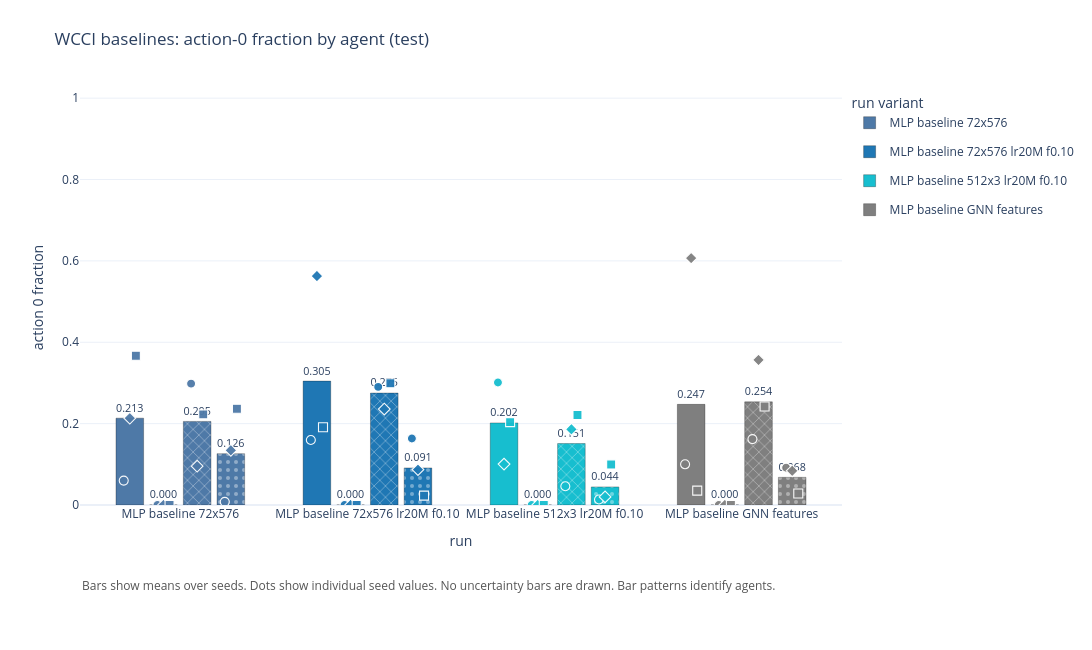

Notebook source saved alongside this figure:
### Code cell
fig_action0_baselines, action0_baselines_rows, action0_baselines_summary = plot_action0_by_agent(
    source_rows(action0_latest, "WCCI baselines"), SELECTED_ACTION0_BASELINE_RUNS,
    title=f"WCCI baselines: action-0 fraction by agent ({ACTION_METRIC_SOURCE})",
    save_name=f"wcci_baselines_action0_{ACTION_METRIC_SOURCE}",
)
# fig_action0_baselines

### Figure 1 — Plotly figure (JSON) as saved in the notebook; plotly's stock layout.template omitted (floating-point values rounded to 4 significant figures)
{"data": [{"cliponaxis": false, "customdata": [["agent_0", "wcci_mlp_baseline_72x576", 3, "[0, 1, 2]", "[59968512]", 0.1535, 0.06, 0.3669], ["agent_1", "wcci_mlp_baseline_72x576", 3, "[0, 1, 2]", "[59968512]", 0, 0, 0], ["agent_2", "wcci_mlp_baseline_72x576", 3, "[0, 1, 2]", "[59968512]", 0.1025, 0.09532, 0.2982], ["agent_3", "wcci_mlp_baseline_72x576", 3, "[0, 1, 2]", "[59968512]", 0.1146, 0.00769, 0.2364]], "hovertemplate": "run type=MLP baseline 72x576<br>agent=%{customdata[0]}<br>mean action-0 fraction=%{y:.4f}<br>std action-0=%{customdata[5]:.4f}<br>min action-0=%{customdata[6]:.4f}<br>max action-0=%{customdata[7]:.4f}<br>n_seeds=%{customdata[2]}<br>seeds=%{customdata[3]}<br>selected_metric_steps=%{customdata[4]}<extra></extra>", "legendgroup": "MLP baseline 72x576", "marker": {"color": "#4e79a7", "line": {"color": "rgba(0,0,0,0.35)", "width": 0.8}, "pattern": {"fgcolor": "rgba(255,255,255,0.75)", "shape": ["", "/", "x", "."], "size": 8}}, "name": "MLP baseline 72x576", "text": ["0.213", "0.000", "0.205", "0.126"], "textposition": "outside", "type": "bar", "width": 0.1476, "x": [-0.27, -0.09, 0.09, 0.27], "y": [0.2134, 0, 0.2054, 0.1262]}, {"cliponaxis": false, "customdata": [["agent_0", "wcci_mlp_baseline_72x576_lr20m_f010", 3, "[0, 1, 2]", "[59968512]", 0.2241, 0.1598, 0.5627], ["agent_1", "wcci_mlp_baseline_72x576_lr20m_f010", 3, "[0, 1, 2]", "[59968512]", 0, 0, 0], ["agent_2", "wcci_mlp_baseline_72x576_lr20m_f010", 3, "[0, 1, 2]", "[59968512]", 0.0343, 0.2359, 0.2993], ["agent_3", "wcci_mlp_baseline_72x576_lr20m_f010", 3, "[0, 1, 2]", "[59968512]", 0.07026, 0.02305, 0.1634]], "hovertemplate": "run type=MLP baseline 72x576 lr20M f0.10<br>agent=%{customdata[0]}<br>mean action-0 fraction=%{y:.4f}<br>std action-0=%{customdata[5]:.4f}<br>min action-0=%{customdata[6]:.4f}<br>max action-0=%{customdata[7]:.4f}<br>n_seeds=%{customdata[2]}<br>seeds=%{customdata[3]}<br>selected_metric_steps=%{customdata[4]}<extra></extra>", "legendgroup": "MLP baseline 72x576 lr20M f0.10", "marker": {"color": "#1f77b4", "line": {"color": "rgba(0,0,0,0.35)", "width": 0.8}, "pattern": {"fgcolor": "rgba(255,255,255,0.75)", "shape": ["", "/", "x", "."], "size": 8}}, "name": "MLP baseline 72x576 lr20M f0.10", "text": ["0.305", "0.000", "0.275", "0.091"], "textposition": "outside", "type": "bar", "width": 0.1476, "x": [0.73, 0.91, 1.09, 1.27], "y": [0.3045, 0, 0.2752, 0.09115]}, {"cliponaxis": false, "customdata": [["agent_0", "wcci_mlp_baseline_512x512x512_72x576_lr20m_f010", 3, "[0, 1, 2]", "[59968512]", 0.1003, 0.1005, 0.301], ["agent_1", "wcci_mlp_baseline_512x512x512_72x576_lr20m_f010", 3, "[0, 1, 2]", "[59968512]", 0, 0, 0], ["agent_2", "wcci_mlp_baseline_512x512x512_72x576_lr20m_f010", 3, "[0, 1, 2]", "[59968512]", 0.09268, 0.04597, 0.2211], ["agent_3", "wcci_mlp_baseline_512x512x512_72x576_lr20m_f010", 3, "[0, 1, 2]", "[59968512]", 0.04804, 0.01345, 0.09971]], "hovertemplate": "run type=MLP baseline 512x3 lr20M f0.10<br>agent=%{customdata[0]}<br>mean action-0 fraction=%{y:.4f}<br>std action-0=%{customdata[5]:.4f}<br>min action-0=%{customdata[6]:.4f}<br>max action-0=%{customdata[7]:.4f}<br>n_seeds=%{customdata[2]}<br>seeds=%{customdata[3]}<br>selected_metric_steps=%{customdata[4]}<extra></extra>", "legendgroup": "MLP baseline 512x3 lr20M f0.10", "marker": {"color": "#17becf", "line": {"color": "rgba(0,0,0,0.35)", "width": 0.8}, "pattern": {"fgcolor": "rgba(255,255,255,0.75)", "shape": ["", "/", "x", "."], "size": 8}}, "name": "MLP baseline 512x3 lr20M f0.10", "text": ["0.202", "0.000", "0.151", "0.044"], "textposition": "outside", "type": "bar", "width": 0.1476, "x": [1.73, 1.91, 2.09, 2.27], "y": [0.2018, 0, 0.1511, 0.04436]}, {"cliponaxis": false, "customdata": [["agent_0", "wcci_baseline_gnn_features_72x576", 3, "[0, 1, 2]", "[59968512]", 0.3129, 0.0353, 0.6067], ["agent_1", "wcci_baseline_gnn_features_72x576", 3, "[0, 1, 2]", "[59968512]", 0, 0, 0], ["agent_2", "wcci_baseline_gnn_features_72x576", 3, "[0, 1, 2]", "[59968512]", 0.09777, 0.162, 0.3565], ["agent_3", "wcci_baseline_gnn_features_72x576", 3, "[0, 1, 2]", "[59968512]", 0.0347, 0.02815, 0.09172]], "hovertemplate": "run type=MLP baseline GNN features<br>agent=%{customdata[0]}<br>mean action-0 fraction=%{y:.4f}<br>std action-0=%{customdata[5]:.4f}<br>min action-0=%{customdata[6]:.4f}<br>max action-0=%{customdata[7]:.4f}<br>n_seeds=%{customdata[2]}<br>seeds=%{customdata[3]}<br>selected_metric_steps=%{customdata[4]}<extra></extra>", "legendgroup": "MLP baseline GNN features", "marker": {"color": "#7f7f7f", "line": {"color": "rgba(0,0,0,0.35)", "width": 0.8}, "pattern": {"fgcolor": "rgba(255,255,255,0.75)", "shape": ["", "/", "x", "."], "size": 8}}, "name": "MLP baseline GNN features", "text": ["0.247", "0.000", "0.254", "0.068"], "textposition": "outside", "type": "bar", "width": 0.1476, "x": [2.73, 2.91, 3.09, 3.27], "y": [0.2473, 0, 0.2535, 0.06798]}, {"customdata": [["wcci_baseline_gnn_features_72x576_s0", 0, 59968512, "test/explain/frac_action_0_agent_0", "wcci_baseline_2"], ["wcci_baseline_gnn_features_72x576_s1", 1, 59968512, "test/explain/frac_action_0_agent_0", "wcci_baseline_2"], ["wcci_baseline_gnn_features_72x576_s2", 2, 59968512, "test/explain/frac_action_0_agent_0", "wcci_baseline_2"]], "hovertemplate": "run=%{customdata[0]}<br>seed=%{customdata[1]}<br>agent=agent_0<br>run type=MLP baseline GNN features<br>action-0 fraction=%{y:.4f}<br>selected_metric_step=%{customdata[2]}<br>metric=%{customdata[3]}<br>download_group=%{customdata[4]}<extra></extra>", "legendgroup": "MLP baseline GNN features", "marker": {"color": "#7f7f7f", "line": {"color": "white", "width": 1.1}, "opacity": 0.95, "size": 9, "symbol": ["circle", "diamond", "square"]}, "mode": "markers", "name": "MLP baseline GNN features agent_0 seeds", "showlegend": false, "type": "scatter", "x": [2.698, 2.73, 2.762], "y": [0.09998, 0.6067, 0.0353]}, {"customdata": [["wcci_baseline_gnn_features_72x576_s0", 0, 59968512, "test/explain/frac_action_0_agent_1", "wcci_baseline_2"], ["wcci_baseline_gnn_features_72x576_s1", 1, 59968512, "test/explain/frac_action_0_agent_1", "wcci_baseline_2"], ["wcci_baseline_gnn_features_72x576_s2", 2, 59968512, "test/explain/frac_action_0_agent_1", "wcci_baseline_2"]], "hovertemplate": "run=%{customdata[0]}<br>seed=%{customdata[1]}<br>agent=agent_1<br>run type=MLP baseline GNN features<br>action-0 fraction=%{y:.4f}<br>selected_metric_step=%{customdata[2]}<br>metric=%{customdata[3]}<br>download_group=%{customdata[4]}<extra></extra>", "legendgroup": "MLP baseline GNN features", "marker": {"color": "#7f7f7f", "line": {"color": "white", "width": 1.1}, "opacity": 0.95, "size": 9, "symbol": ["circle", "diamond", "square"]}, "mode": "markers", "name": "MLP baseline GNN features agent_1 seeds", "showlegend": false, "type": "scatter", "x": [2.878, 2.91, 2.942], "y": [0.0, 0.0, 0.0]}, {"customdata": [["wcci_baseline_gnn_features_72x576_s0", 0, 59968512, "test/explain/frac_action_0_agent_2", "wcci_baseline_2"], ["wcci_baseline_gnn_features_72x576_s1", 1, 59968512, "test/explain/frac_action_0_agent_2", "wcci_baseline_2"], ["wcci_baseline_gnn_features_72x576_s2", 2, 59968512, "test/explain/frac_action_0_agent_2", "wcci_baseline_2"]], "hovertemplate": "run=%{customdata[0]}<br>seed=%{customdata[1]}<br>agent=agent_2<br>run type=MLP baseline GNN features<br>action-0 fraction=%{y:.4f}<br>selected_metric_step=%{customdata[2]}<br>metric=%{customdata[3]}<br>download_group=%{customdata[4]}<extra></extra>", "legendgroup": "MLP baseline GNN features", "marker": {"color": "#7f7f7f", "line": {"color": "white", "width": 1.1}, "opacity": 0.95, "size": 9, "symbol": ["circle", "diamond", "square"]}, "mode": "markers", "name": "MLP baseline GNN features agent_2 seeds", "showlegend": false, "type": "scatter", "x": [3.058, 3.09, 3.122], "y": [0.162, 0.3565, 0.242]}, {"customdata": [["wcci_baseline_gnn_features_72x576_s0", 0, 59968512, "test/explain/frac_action_0_agent_3", "wcci_baseline_2"], ["wcci_baseline_gnn_features_72x576_s1", 1, 59968512, "test/explain/frac_action_0_agent_3", "wcci_baseline_2"], ["wcci_baseline_gnn_features_72x576_s2", 2, 59968512, "test/explain/frac_action_0_agent_3", "wcci_baseline_2"]], "hovertemplate": "run=%{customdata[0]}<br>seed=%{customdata[1]}<br>agent=agent_3<br>run type=MLP baseline GNN features<br>action-0 fraction=%{y:.4f}<br>selected_metric_step=%{customdata[2]}<br>metric=%{customdata[3]}<br>download_group=%{customdata[4]}<extra></extra>", "legendgroup": "MLP baseline GNN features", "marker": {"color": "#7f7f7f", "line": {"color": "white", "width": 1.1}, "opacity": 0.95, "size": 9, "symbol": ["circle", "diamond", "square"]}, "mode": "markers", "name": "MLP baseline GNN features agent_3 seeds", "showlegend": false, "type": "scatter", "x": [3.238, 3.27, 3.302], "y": [0.09172, 0.08408, 0.02815]}, {"customdata": [["wcci_mlp_baseline_512x512x512_72x576_lr20m_f010_s0", 0, 59968512, "test/explain/frac_action_0_agent_0", "wcci_baseline_2"], ["wcci_mlp_baseline_512x512x512_72x576_lr20m_f010_s1", 1, 59968512, "test/explain/frac_action_0_agent_0", "wcci_baseline_2"], ["wcci_mlp_baseline_512x512x512_72x576_lr20m_f010_s2", 2, 59968512, "test/explain/frac_action_0_agent_0", "wcci_baseline_2"]], "hovertemplate": "run=%{customdata[0]}<br>seed=%{customdata[1]}<br>agent=agent_0<br>run type=MLP baseline 512x3 lr20M f0.10<br>action-0 fraction=%{y:.4f}<br>selected_metric_step=%{customdata[2]}<br>metric=%{customdata[3]}<br>download_group=%{customdata[4]}<extra></extra>", "legendgroup": "MLP baseline 512x3 lr20M f0.10", "marker": {"color": "#17becf", "line": {"color": "white", "width": 1.1}, "opacity": 0.95, "size": 9, "symbol": ["circle", "diamond", "square"]}, "mode": "markers", "name": "MLP baseline 512x3 lr20M f0.10 agent_0 seeds", "showlegend": false, "type": "scatter", "x": [1.698, 1.73, 1.762], "y": [0.301, 0.1005, 0.2038]}, {"customdata": [["wcci_mlp_baseline_512x512x512_72x576_lr20m_f010_s0", 0, 59968512, "test/explain/frac_action_0_agent_1", "wcci_baseline_2"], ["wcci_mlp_baseline_512x512x512_72x576_lr20m_f010_s1", 1, 59968512, "test/explain/frac_action_0_agent_1", "wcci_baseline_2"], ["wcci_mlp_baseline_512x512x512_72x576_lr20m_f010_s2", 2, 59968512, "test/explain/frac_action_0_agent_1", "wcci_baseline_2"]], "hovertemplate": "run=%{customdata[0]}<br>seed=%{customdata[1]}<br>agent=agent_1<br>run type=MLP baseline 512x3 lr20M f0.10<br>action-0 fraction=%{y:.4f}<br>selected_metric_step=%{customdata[2]}<br>metric=%{customdata[3]}<br>download_group=%{customdata[4]}<extra></extra>", "legendgroup": "MLP baseline 512x3 lr20M f0.10", "marker": {"color": "#17becf", "line": {"color": "white", "width": 1.1}, "opacity": 0.95, "size": 9, "symbol": ["circle", "diamond", "square"]}, "mode": "markers", "name": "MLP baseline 512x3 lr20M f0.10 agent_1 seeds", "showlegend": false, "type": "scatter", "x": [1.878, 1.91, 1.942], "y": [0.0, 0.0, 0.0]}, {"customdata": [["wcci_mlp_baseline_512x512x512_72x576_lr20m_f010_s0", 0, 59968512, "test/explain/frac_action_0_agent_2", "wcci_baseline_2"], ["wcci_mlp_baseline_512x512x512_72x576_lr20m_f010_s1", 1, 59968512, "test/explain/frac_action_0_agent_2", "wcci_baseline_2"], ["wcci_mlp_baseline_512x512x512_72x576_lr20m_f010_s2", 2, 59968512, "test/explain/frac_action_0_agent_2", "wcci_baseline_2"]], "hovertemplate": "run=%{customdata[0]}<br>seed=%{customdata[1]}<br>agent=agent_2<br>run type=MLP baseline 512x3 lr20M f0.10<br>action-0 fraction=%{y:.4f}<br>selected_metric_step=%{customdata[2]}<br>metric=%{customdata[3]}<br>download_group=%{customdata[4]}<extra></extra>", "legendgroup": "MLP baseline 512x3 lr20M f0.10", "marker": {"color": "#17becf", "line": {"color": "white", "width": 1.1}, "opacity": 0.95, "size": 9, "symbol": ["circle", "diamond", "square"]}, "mode": "markers", "name": "MLP baseline 512x3 lr20M f0.10 agent_2 seeds", "showlegend": false, "type": "scatter", "x": [2.058, 2.09, 2.122], "y": [0.04597, 0.1861, 0.2211]}, {"customdata": [["wcci_mlp_baseline_512x512x512_72x576_lr20m_f010_s0", 0, 59968512, "test/explain/frac_action_0_agent_3", "wcci_baseline_2"], ["wcci_mlp_baseline_512x512x512_72x576_lr20m_f010_s1", 1, 59968512, "test/explain/frac_action_0_agent_3", "wcci_baseline_2"], ["wcci_mlp_baseline_512x512x512_72x576_lr20m_f010_s2", 2, 59968512, "test/explain/frac_action_0_agent_3", "wcci_baseline_2"]], "hovertemplate": "run=%{customdata[0]}<br>seed=%{customdata[1]}<br>agent=agent_3<br>run type=MLP baseline 512x3 lr20M f0.10<br>action-0 fraction=%{y:.4f}<br>selected_metric_step=%{customdata[2]}<br>metric=%{customdata[3]}<br>download_group=%{customdata[4]}<extra></extra>", "legendgroup": "MLP baseline 512x3 lr20M f0.10", "marker": {"color": "#17becf", "line": {"color": "white", "width": 1.1}, "opacity": 0.95, "size": 9, "symbol": ["circle", "diamond", "square"]}, "mode": "markers", "name": "MLP baseline 512x3 lr20M f0.10 agent_3 seeds", "showlegend": false, "type": "scatter", "x": [2.238, 2.27, 2.302], "y": [0.01345, 0.01993, 0.09971]}, {"customdata": [["wcci_mlp_baseline_72x576_lr20m_f010_s0", 0, 59968512, "test/explain/frac_action_0_agent_0", "wcci_baseline_2"], ["wcci_mlp_baseline_72x576_lr20m_f010_s1", 1, 59968512, "test/explain/frac_action_0_agent_0", "wcci_baseline_2"], ["wcci_mlp_baseline_72x576_lr20m_f010_s2", 2, 59968512, "test/explain/frac_action_0_agent_0", "wcci_baseline_2"]], "hovertemplate": "run=%{customdata[0]}<br>seed=%{customdata[1]}<br>agent=agent_0<br>run type=MLP baseline 72x576 lr20M f0.10<br>action-0 fraction=%{y:.4f}<br>selected_metric_step=%{customdata[2]}<br>metric=%{customdata[3]}<br>download_group=%{customdata[4]}<extra></extra>", "legendgroup": "MLP baseline 72x576 lr20M f0.10", "marker": {"color": "#1f77b4", "line": {"color": "white", "width": 1.1}, "opacity": 0.95, "size": 9, "symbol": ["circle", "diamond", "square"]}, "mode": "markers", "name": "MLP baseline 72x576 lr20M f0.10 agent_0 seeds", "showlegend": false, "type": "scatter", "x": [0.6975, 0.73, 0.7625], "y": [0.1598, 0.5627, 0.191]}, {"customdata": [["wcci_mlp_baseline_72x576_lr20m_f010_s0", 0, 59968512, "test/explain/frac_action_0_agent_1", "wcci_baseline_2"], ["wcci_mlp_baseline_72x576_lr20m_f010_s1", 1, 59968512, "test/explain/frac_action_0_agent_1", "wcci_baseline_2"], ["wcci_mlp_baseline_72x576_lr20m_f010_s2", 2, 59968512, "test/explain/frac_action_0_agent_1", "wcci_baseline_2"]], "hovertemplate": "run=%{customdata[0]}<br>seed=%{customdata[1]}<br>agent=agent_1<br>run type=MLP baseline 72x576 lr20M f0.10<br>action-0 fraction=%{y:.4f}<br>selected_metric_step=%{customdata[2]}<br>metric=%{customdata[3]}<br>download_group=%{customdata[4]}<extra></extra>", "legendgroup": "MLP baseline 72x576 lr20M f0.10", "marker": {"color": "#1f77b4", "line": {"color": "white", "width": 1.1}, "opacity": 0.95, "size": 9, "symbol": ["circle", "diamond", "square"]}, "mode": "markers", "name": "MLP baseline 72x576 lr20M f0.10 agent_1 seeds", "showlegend": false, "type": "scatter", "x": [0.8775, 0.91, 0.9425], "y": [0.0, 0.0, 0.0]}, {"customdata": [["wcci_mlp_baseline_72x576_lr20m_f010_s0", 0, 59968512, "test/explain/frac_action_0_agent_2", "wcci_baseline_2"], ["wcci_mlp_baseline_72x576_lr20m_f010_s1", 1, 59968512, "test/explain/frac_action_0_agent_2", "wcci_baseline_2"], ["wcci_mlp_baseline_72x576_lr20m_f010_s2", 2, 59968512, "test/explain/frac_action_0_agent_2", "wcci_baseline_2"]], "hovertemplate": "run=%{customdata[0]}<br>seed=%{customdata[1]}<br>agent=agent_2<br>run type=MLP baseline 72x576 lr20M f0.10<br>action-0 fraction=%{y:.4f}<br>selected_metric_step=%{customdata[2]}<br>metric=%{customdata[3]}<br>download_group=%{customdata[4]}<extra></extra>", "legendgroup": "MLP baseline 72x576 lr20M f0.10", "marker": {"color": "#1f77b4", "line": {"color": "white", "width": 1.1}, "opacity": 0.95, "size": 9, "symbol": ["circle", "diamond", "square"]}, "mode": "markers", "name": "MLP baseline 72x576 lr20M f0.10 agent_2 seeds", "showlegend": false, "type": "scatter", "x": [1.058, 1.09, 1.122], "y": [0.2903, 0.2359, 0.2993]}, {"customdata": [["wcci_mlp_baseline_72x576_lr20m_f010_s0", 0, 59968512, "test/explain/frac_action_0_agent_3", "wcci_baseline_2"], ["wcci_mlp_baseline_72x576_lr20m_f010_s1", 1, 59968512, "test/explain/frac_action_0_agent_3", "wcci_baseline_2"], ["wcci_mlp_baseline_72x576_lr20m_f010_s2", 2, 59968512, "test/explain/frac_action_0_agent_3", "wcci_baseline_2"]], "hovertemplate": "run=%{customdata[0]}<br>seed=%{customdata[1]}<br>agent=agent_3<br>run type=MLP baseline 72x576 lr20M f0.10<br>action-0 fraction=%{y:.4f}<br>selected_metric_step=%{customdata[2]}<br>metric=%{customdata[3]}<br>download_group=%{customdata[4]}<extra></extra>", "legendgroup": "MLP baseline 72x576 lr20M f0.10", "marker": {"color": "#1f77b4", "line": {"color": "white", "width": 1.1}, "opacity": 0.95, "size": 9, "symbol": ["circle", "diamond", "square"]}, "mode": "markers", "name": "MLP baseline 72x576 lr20M f0.10 agent_3 seeds", "showlegend": false, "type": "scatter", "x": [1.238, 1.27, 1.302], "y": [0.1634, 0.08702, 0.02305]}, {"customdata": [["wcci_mlp_baseline_72x576_s0", 0, 59968512, "test/explain/frac_action_0_agent_0", "wcci_baseline_2"], ["wcci_mlp_baseline_72x576_s1", 1, 59968512, "test/explain/frac_action_0_agent_0", "wcci_baseline_2"], ["wcci_mlp_baseline_72x576_s2", 2, 59968512, "test/explain/frac_action_0_agent_0", "wcci_baseline_2"]], "hovertemplate": "run=%{customdata[0]}<br>seed=%{customdata[1]}<br>agent=agent_0<br>run type=MLP baseline 72x576<br>action-0 fraction=%{y:.4f}<br>selected_metric_step=%{customdata[2]}<br>metric=%{customdata[3]}<br>download_group=%{customdata[4]}<extra></extra>", "legendgroup": "MLP baseline 72x576", "marker": {"color": "#4e79a7", "line": {"color": "white", "width": 1.1}, "opacity": 0.95, "size": 9, "symbol": ["circle", "diamond", "square"]}, "mode": "markers", "name": "MLP baseline 72x576 agent_0 seeds", "showlegend": false, "type": "scatter", "x": [-0.3025, -0.27, -0.2375], "y": [0.06, 0.2134, 0.3669]}, {"customdata": [["wcci_mlp_baseline_72x576_s0", 0, 59968512, "test/explain/frac_action_0_agent_1", "wcci_baseline_2"], ["wcci_mlp_baseline_72x576_s1", 1, 59968512, "test/explain/frac_action_0_agent_1", "wcci_baseline_2"], ["wcci_mlp_baseline_72x576_s2", 2, 59968512, "test/explain/frac_action_0_agent_1", "wcci_baseline_2"]], "hovertemplate": "run=%{customdata[0]}<br>seed=%{customdata[1]}<br>agent=agent_1<br>run type=MLP baseline 72x576<br>action-0 fraction=%{y:.4f}<br>selected_metric_step=%{customdata[2]}<br>metric=%{customdata[3]}<br>download_group=%{customdata[4]}<extra></extra>", "legendgroup": "MLP baseline 72x576", "marker": {"color": "#4e79a7", "line": {"color": "white", "width": 1.1}, "opacity": 0.95, "size": 9, "symbol": ["circle", "diamond", "square"]}, "mode": "markers", "name": "MLP baseline 72x576 agent_1 seeds", "showlegend": false, "type": "scatter", "x": [-0.1225, -0.09, -0.05753], "y": [0.0, 0.0, 0.0]}, {"customdata": [["wcci_mlp_baseline_72x576_s0", 0, 59968512, "test/explain/frac_action_0_agent_2", "wcci_baseline_2"], ["wcci_mlp_baseline_72x576_s1", 1, 59968512, "test/explain/frac_action_0_agent_2", "wcci_baseline_2"], ["wcci_mlp_baseline_72x576_s2", 2, 59968512, "test/explain/frac_action_0_agent_2", "wcci_baseline_2"]], "hovertemplate": "run=%{customdata[0]}<br>seed=%{customdata[1]}<br>agent=agent_2<br>run type=MLP baseline 72x576<br>action-0 fraction=%{y:.4f}<br>selected_metric_step=%{customdata[2]}<br>metric=%{customdata[3]}<br>download_group=%{customdata[4]}<extra></extra>", "legendgroup": "MLP baseline 72x576", "marker": {"color": "#4e79a7", "line": {"color": "white", "width": 1.1}, "opacity": 0.95, "size": 9, "symbol": ["circle", "diamond", "square"]}, "mode": "markers", "name": "MLP baseline 72x576 agent_2 seeds", "showlegend": false, "type": "scatter", "x": [0.05753, 0.09, 0.1225], "y": [0.2982, 0.09532, 0.2227]}, {"customdata": [["wcci_mlp_baseline_72x576_s0", 0, 59968512, "test/explain/frac_action_0_agent_3", "wcci_baseline_2"], ["wcci_mlp_baseline_72x576_s1", 1, 59968512, "test/explain/frac_action_0_agent_3", "wcci_baseline_2"], ["wcci_mlp_baseline_72x576_s2", 2, 59968512, "test/explain/frac_action_0_agent_3", "wcci_baseline_2"]], "hovertemplate": "run=%{customdata[0]}<br>seed=%{customdata[1]}<br>agent=agent_3<br>run type=MLP baseline 72x576<br>action-0 fraction=%{y:.4f}<br>selected_metric_step=%{customdata[2]}<br>metric=%{customdata[3]}<br>download_group=%{customdata[4]}<extra></extra>", "legendgroup": "MLP baseline 72x576", "marker": {"color": "#4e79a7", "line": {"color": "white", "width": 1.1}, "opacity": 0.95, "size": 9, "symbol": ["circle", "diamond", "square"]}, "mode": "markers", "name": "MLP baseline 72x576 agent_3 seeds", "showlegend": false, "type": "scatter", "x": [0.2375, 0.27, 0.3025], "y": [0.00769, 0.1344, 0.2364]}], "layout": {"annotations": [{"align": "left", "font": {"color": "#555", "size": 12}, "showarrow": false, "text": "Bars show means over seeds. Dots show individual seed values. No uncertainty bars are drawn. Bar patterns identify agents.", "x": 0, "xref": "paper", "y": -0.22, "yref": "paper"}], "bargap": 0.2, "height": 650, "legend": {"orientation": "v", "title": {"text": "run variant"}, "x": 1.01, "xanchor": "left", "y": 1, "yanchor": "top"}, "margin": {"b": 145, "l": 80, "r": 250, "t": 90}, "title": {"text": "WCCI baselines: action-0 fraction by agent (test)"}, "width": 1450, "xaxis": {"tickmode": "array", "ticktext": ["MLP baseline 72x576", "MLP baseline 72x576 lr20M f0.10", "MLP baseline 512x3 lr20M f0.10", "MLP baseline GNN features"], "tickvals": [0, 1, 2, 3], "title": {"text": "run"}}, "yaxis": {"range": [0, 1.02], "title": {"text": "action 0 fraction"}}}}
